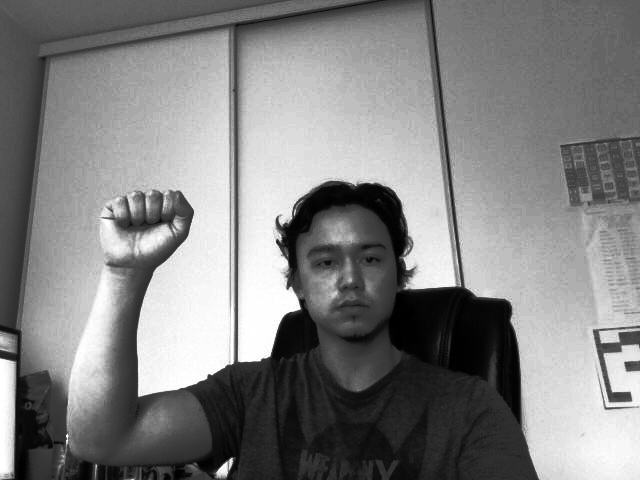
#> input picture preprocessing/lighting/0/19.jpg, 640 x 480 px
$ python -i create_dataset.py   (imports and definitions only)
#> lines starting #> are read from the running program, lines starting #| are printed output that depends on the picture; after the words box and inside, x2 and y2 are one past the last pixel; in counts of white or black regions, pixels touching at a corner belong together
import os

import mediapipe as mp
import cv2
import matplotlib.pyplot as plt
import numpy as np

# [30 lines left out: functions apply_lighting_correction, apply_noise_reduction, apply_background_segmentation, not called in this run]

def apply_edge_detection(image_path):
    # Load the image and convert to grayscale
#> called with image_path = 'preprocessing/lighting/0/19.jpg'
    image = cv2.imread(image_path)
#> image is the input picture: shape (480, 640, 3); min 0, max 255, mean 129.5
    gray = cv2.cvtColor(image, cv2.COLOR_BGR2GRAY)

    # Step 1: Edge Detection
    edges = cv2.Canny(gray, 25, 50)
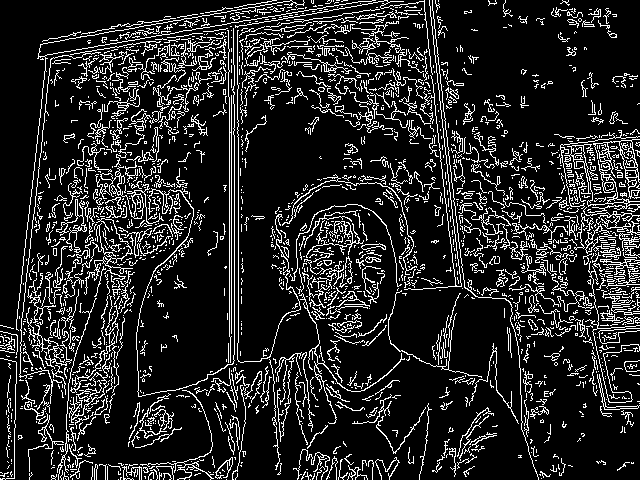
#> edges: shape (480, 640); 14.6% white in thin lines or dots

    # Step 2: Morphological Operations - Dilation
    kernel = np.ones((5, 5), np.uint8)
    dilated_edges = cv2.dilate(edges, kernel, iterations=1)
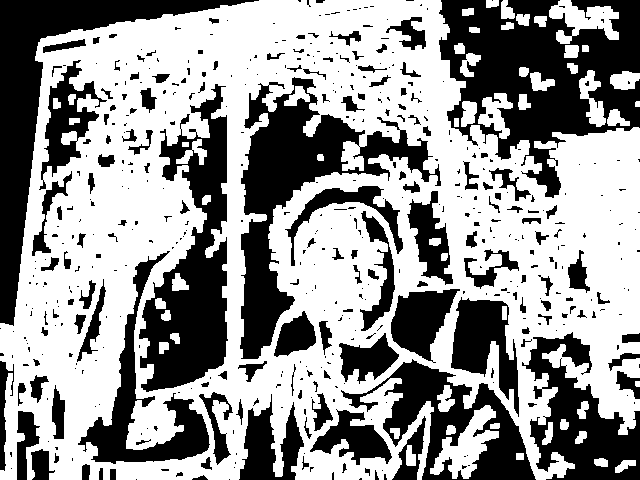
#> dilated_edges: shape (480, 640); 59% white; 497 black regions (338 under 20 px)

    # Step 3: Find and Fill Contours
    contours, _ = cv2.findContours(dilated_edges, cv2.RETR_EXTERNAL, cv2.CHAIN_APPROX_SIMPLE)
#> contours = 38 contours, 2 with area under 20; largest, box (x1, y1, x2, y2) and area: (0, 0, 640, 480) 236832, (430, 405, 499, 479) 1943, (549, 0, 619, 44) 1465, (478, 93, 513, 139) 734, (579, 70, 606, 127) 654
    hand_mask = np.zeros_like(gray)
    cv2.drawContours(hand_mask, contours, -1, color=255, thickness=cv2.FILLED)
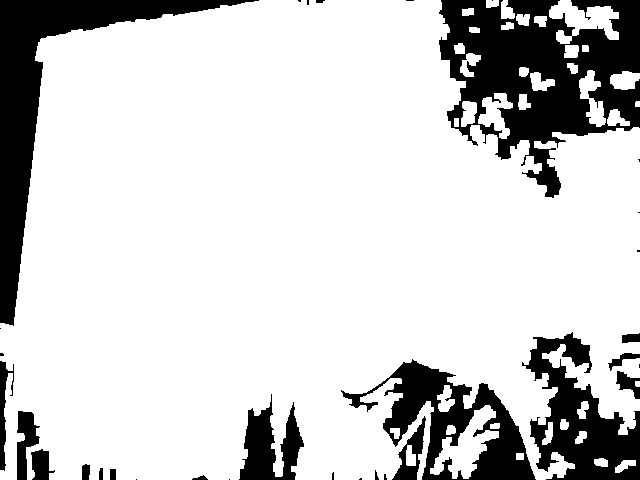
#> hand_mask: shape (480, 640); 81.1% white; 33 black regions (15 under 20 px), largest, box (x1, y1, x2, y2) and area: (439, 0, 640, 198) 20665, (0, 0, 259, 326) 14028, (341, 359, 536, 480) 8272

    # Step 4: Apply the Mask
    segmented_hand = cv2.bitwise_and(image, image, mask=hand_mask)
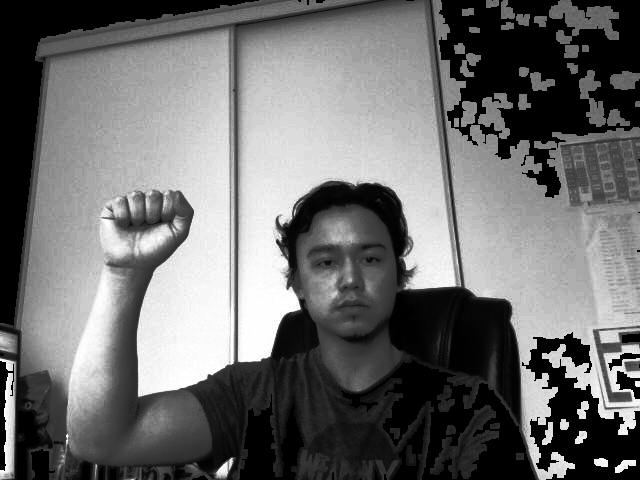
#> segmented_hand: shape (480, 640, 3); min 0, max 255, mean 109.7

    return segmented_hand

# [42 lines left out: functions resize_image, process_images, not called in this run]


DATA_DIR = './background_data'
LIGHTING_CORRECTION = './preprocessing/lighting'
NOISE_REDUCTION = './preprocessing/noise'
BACKGROUND_SEGMENTATION = './preprocessing/background'
RESIZE_IMAGE = './preprocessing/resize'


# [4 lines not run here, left out]

#process_images(DATA_DIR, './preprocessing/adaptive_gaussian_thresholding', 2)
#process_images(DATA_DIR, './preprocessing/adaptive_mean_thresholding', 2)

CANNY_SEGMENTATION = './preprocessing/canny'
# [1 line not run here, left out]
#plt.show()

>>> result = apply_edge_detection('preprocessing/lighting/0/19.jpg')

$ run again, on preprocessing/lighting/1/30.jpg
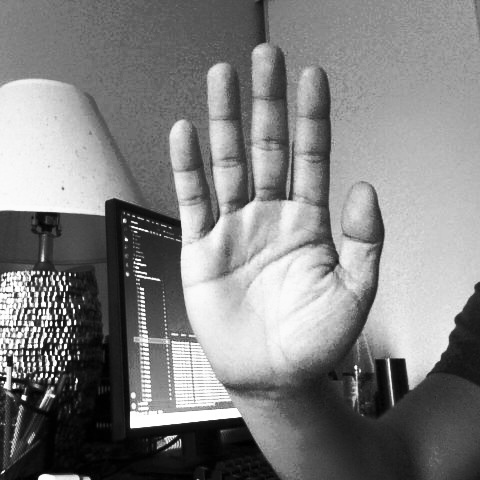
#> input picture preprocessing/lighting/1/30.jpg, 480 x 480 px
#> in apply_edge_detection, image is the input picture: shape (480, 480, 3); min 0, max 255, mean 128.7
#> in apply_edge_detection, `edges = cv2.Canny(gray, 25, 50)`:
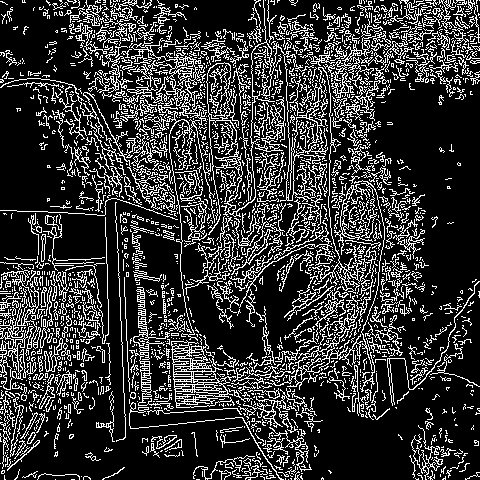
#> edges: shape (480, 480); 21.1% white in thin lines or dots
#> dilated_edges: shape (480, 480); 72.5% white; 349 black regions (264 under 20 px)
#> contours = 39 contours; largest, box (x1, y1, x2, y2) and area: (0, 0, 480, 480) 172446, (407, 406, 472, 480) 2604, (140, 429, 186, 460) 988, (0, 48, 27, 68) 313, (43, 39, 59, 65) 254
#> hand_mask: shape (480, 480); 79.3% white; 32 black regions (16 under 20 px), largest, box (x1, y1, x2, y2) and area: (369, 80, 480, 356) 15135, (297, 376, 480, 480) 9917, (7, 394, 256, 480) 7701
#> in apply_edge_detection, `segmented_hand = cv2.bitwise_and(image, image, mask=hand_mask)`:
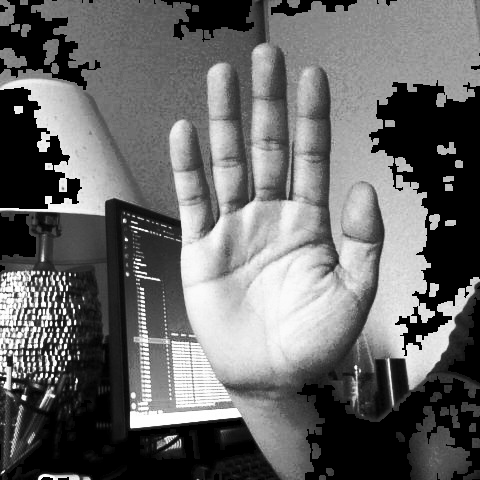
#> segmented_hand: shape (480, 480, 3); min 0, max 255, mean 104.1
